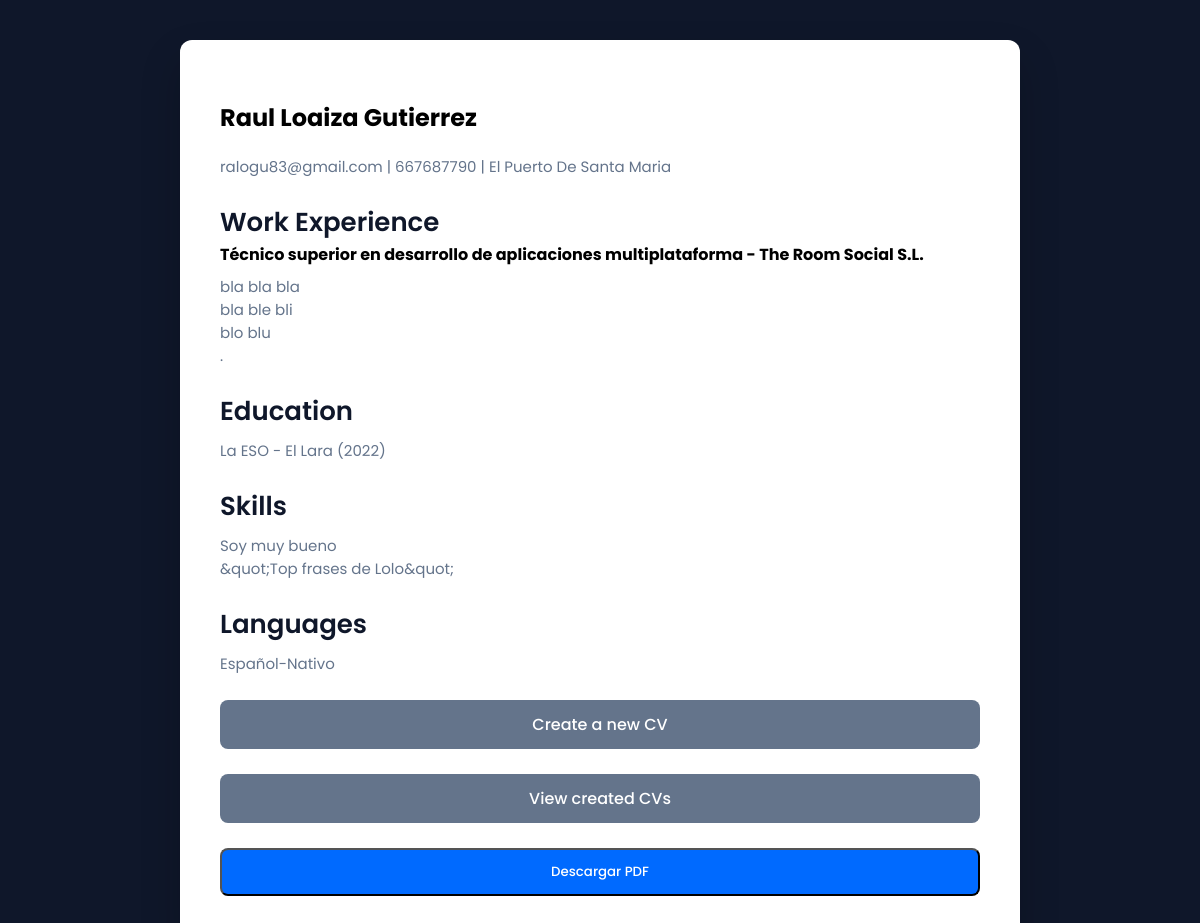
The app's page /cv.php?id=1 with its own data.
### tables this page shows
CREATE TABLE `cvs` (
  `id` int(11) NOT NULL,
  `name` varchar(100) DEFAULT NULL,
  `email` varchar(100) DEFAULT NULL,
  `phone` varchar(50) DEFAULT NULL,
  `location` varchar(100) DEFAULT NULL,
  `job` varchar(100) DEFAULT NULL,
  `company` varchar(100) DEFAULT NULL,
  `description` text DEFAULT NULL,
  `degree` varchar(100) DEFAULT NULL,
  `institution` varchar(100) DEFAULT NULL,
  `year` varchar(10) DEFAULT NULL,
  `skills` text DEFAULT NULL,
  `language` varchar(100) DEFAULT NULL,
  `created_at` timestamp NOT NULL DEFAULT current_timestamp()
);

### cv.php (the view, shortened to what this page needs)
<?php
$conn = new mysqli("localhost", "root", "", "cv_generator");
$id = $_GET['id'] ?? 0;
$sql = "SELECT * FROM cvs WHERE id = ?";
$stmt = $conn->prepare($sql);
$stmt->bind_param("i", $id);
$stmt->execute();
$result = $stmt->get_result();
$data = $result->fetch_assoc();
?>
<!DOCTYPE html>
<html>
<head>
    <link rel="stylesheet" href="styles.css">
</head>
<body>
    <div class="formContent">
        <h2><?= htmlspecialchars($data['name']) ?></h2>
        <p>
            <?= htmlspecialchars($data['email']) ?> |
            <?= htmlspecialchars($data['phone']) ?> |
            <?= htmlspecialchars($data['location']) ?>
        </p>
        <h3>Work Experience</h3>
        <b>
            <?= htmlspecialchars($data['job']) ?> -
            <?= htmlspecialchars($data['company']) ?>
        </b>
        <p><?= nl2br(htmlspecialchars($data['description'])) ?></p>
        <h3>Education</h3>
        <p>
            <?= htmlspecialchars($data['degree']) ?> -
            <?= htmlspecialchars($data['institution']) ?>
            (<?= htmlspecialchars($data['year']) ?>)
        </p>
        <h3>Skills</h3>
        <p><?= nl2br(htmlspecialchars($data['skills'])) ?></p>
        <h3>Languages</h3>
        <p><?= htmlspecialchars($data['language']) ?></p>
        <a href="index.php" class="btnList">Create a new CV</a>
        <a href="table.php" class="btnList">View created CVs</a>
        <button onclick="downloadPDF()" class="btnPDF">Descargar PDF</button>
    </div>
</body>
</html>

### styles.css (style rules this page uses)
* { box-sizing: border-box; font-family: 'Poppins', sans-serif; }
body { margin: 0; min-height: 100vh; background: #0f172a; display: flex; justify-content: center; align-items: center; padding: 40px 0 20px 0; }
.formContent { background: #ffffff; padding: 40px; width: 100%; max-width: 70%; border-radius: 12px; box-shadow: 0 20px 40px rgba(0,0,0,.2); }
h3 { margin: 0; font-size: 26px; font-weight: 600; color: #0f172a; }
p { margin: 8px 0 25px; color: #64748b; font-size: 15px; }
.btnBack, .btnList { display: block; width: 100%; margin-top: 25px; padding: 12px; text-align: center; border-radius: 8px; background: #64748b; color: white; text-decoration: none; font-weight: 500; }
.btnPDF { cursor: pointer; display: block; width: 100%; margin-top: 25px; padding: 12px; text-align: center; border-radius: 8px; background: #006aff; color: white; text-decoration: none; font-weight: 500; }

### records on screen
cvs: name "Raul Loaiza Gutierrez", email "ralogu83@gmail.com", phone "667687790", location "El Puerto De Santa Maria", job "Técnico superior en desarrollo de aplicaciones multiplataforma", company "The Room Social S.L.", description "bla bla bla bla ble bli blo blu .", degree "La ESO", institution "El Lara", year "2022", skills "Soy muy bueno &quot;Top frases de Lolo&quot;", language "Español-Nativo"
